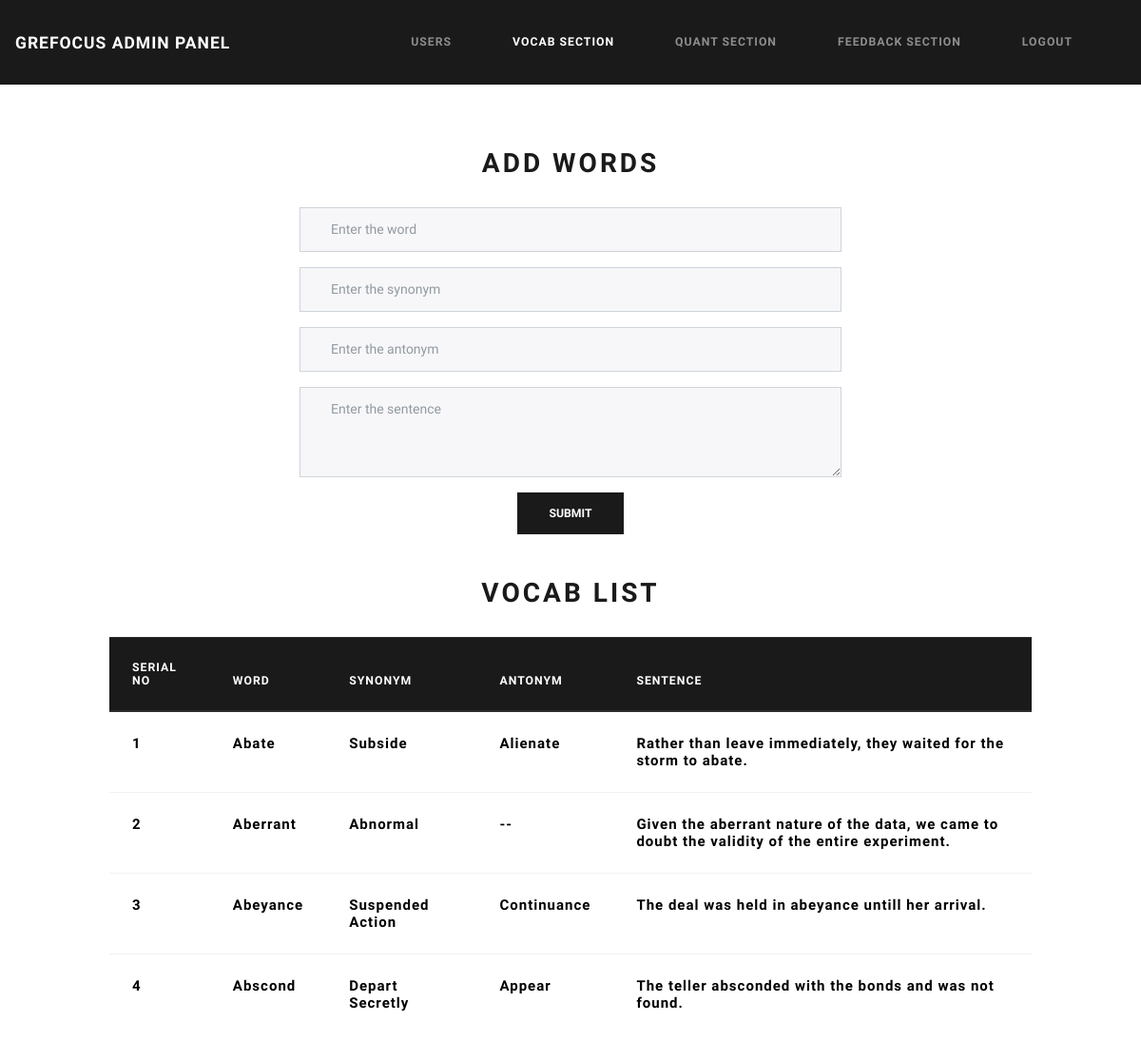
/php/admin_vocab.php, run on an earlier commit of the app's database.
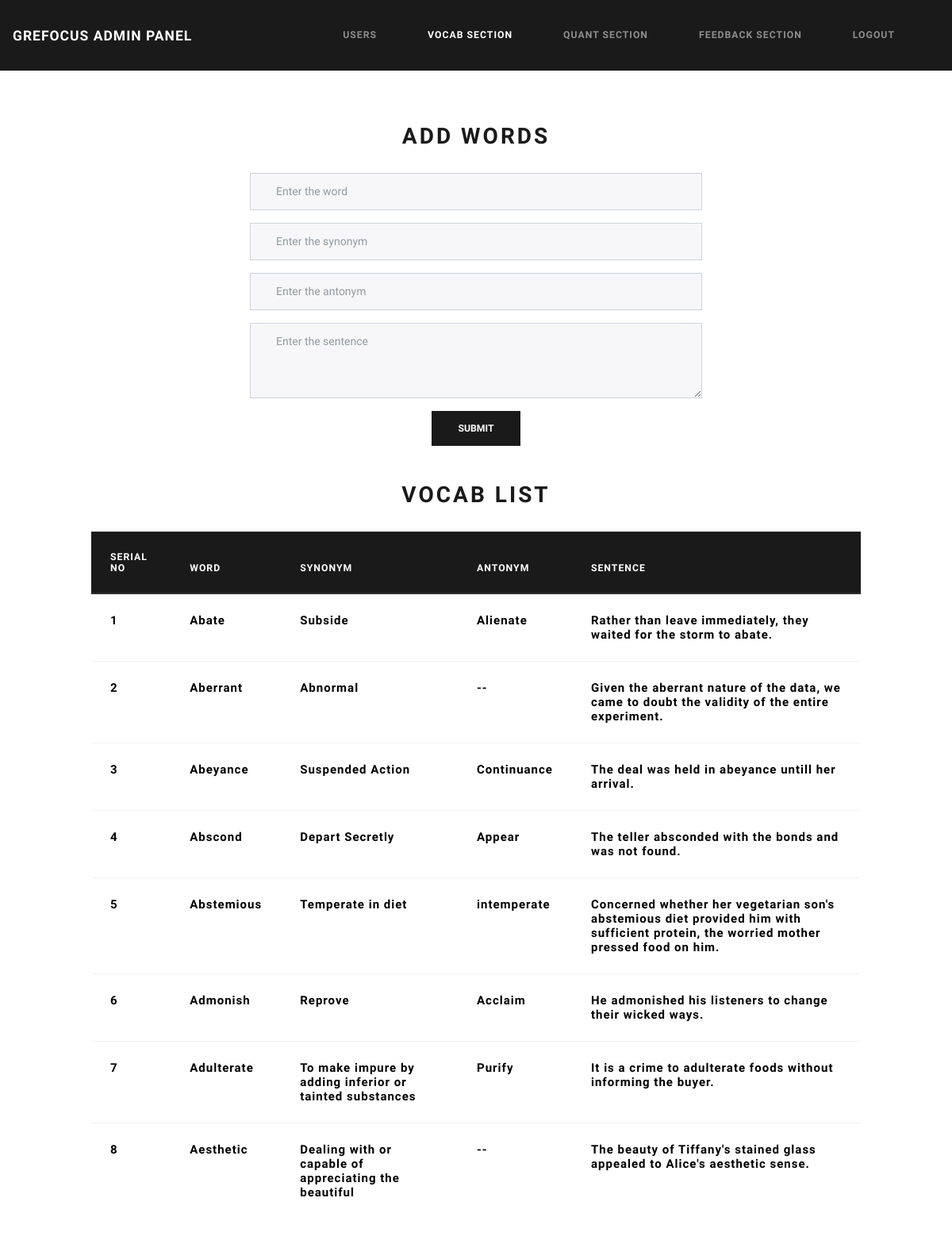
And on a later commit of the database.
### tables this page shows
CREATE TABLE `vocab` (
  `id` int(11) NOT NULL,
  `word` varchar(255) NOT NULL,
  `synonym` varchar(255) NOT NULL,
  `antonym` varchar(255) NOT NULL,
  `sentence` text NOT NULL
);

### php/admin_vocab.php (the view, shortened to what this page needs)
<?php
require('config.php');
?>
<html>
<head>
<link rel="stylesheet" href="../css/bootstrap.min.css">
</head>
<body>
<nav class="navbar navbar-expand-lg navbar-dark bg-primary">
    <a class="navbar-brand" href="index.php">GREFocus Admin Panel</a>
    <div class="collapse navbar-collapse justify-content-end" id="DefaultNavBar">
      <ul class="navbar-nav">
        <li class="nav-item">
          <a class="nav-link" href="adminop.php">Users</a>
        </li>
        <li class="nav-item">
          <a class="nav-link  active" href="admin_vocab.php">Vocab Section</a>
        </li>
        <li class="nav-item">
          <a class="nav-link" href="#">Quant Section</a>
        </li>
         <li class="nav-item">
           <a class="nav-link" href="admin_feedback.php">Feedback Section</a>
         </li>
         <li class="nav-item">
				 	<a class="nav-link" href="logout.php">Logout</a>
         </li>
      </ul>
    </div>
  </nav>
<br><br>
<div class="col-md-6 mx-auto m-4">
    <form action="admin_vocab_update.php" method="POST">
        <fieldset>
            <center><h2>Add Words</h2></center>
            <br>
            <div class="form-group">
                <input type="text" name="word" class="form-control" id="word" placeholder="Enter the word">
            </div>
            <div class="form-group">
                <input type="text" name="synonym" class="form-control" id="synonym" placeholder="Enter the synonym">
            </div>
            <div class="form-group">
                <input type="text" name="antonym" class="form-control" id="antonym" placeholder="Enter the antonym">
            </div>
            <div class="form-group">
                <textarea name="sentence" class="form-control" id="sentence" placeholder="Enter the sentence" rows="3" style="margin-top: 0px; margin-bottom: 0px; height: 95px;"></textarea>
            </div>
            <center>
            <button type="submit" name="submit" class="btn btn-primary">Submit</button>
    </center>
        </fieldset>
    </form>
</div>
</body>
<br>
<center><h2>Vocab List</h2></center>
<br>
</html>
<html>
</html>
<?php
$vocab= "SELECT * FROM vocab";
$resvocab=mysqli_query($con,$vocab);
if($resvocab)
{
	echo '<div class="table-responsive col-md-10 mx-auto">
				<table class="table borderless table-hover" id="table" style="color:black;font-weight:bold;font-size:15px">
				<thead class="thead-dark">
				<tr>
          <th scope="col">Serial No</th>
          <th scope="col">Word</th>
          <th scope="col">Synonym</th>
          <th scope="col">Antonym</th>
          <th scope="col">Sentence</th>
        </tr>';
    while($row=mysqli_fetch_array($resvocab))
    {
        echo "<tr>
        <td>".$row['id']."</td>
        <td>".$row['word']."</td>
        <td>".$row['synonym']."</td>
        <td>".$row['antonym']."</td>
        <td>".$row['sentence']."</td>
        </tr>";
    }
    echo"</table>" ;
}
?>
<html>
</html>

What changed in the data, as far as the page shows it:
added vocab: id "5", word "Abstemious", synonym "Temperate in diet", antonym "intemperate", sentence "Concerned whether her vegetarian son's abstemious diet provided him with sufficient protein, the worried mother pressed food on him."
added vocab: id "6", word "Admonish", synonym "Reprove", antonym "Acclaim", sentence "He admonished his listeners to change their wicked ways."
added vocab: id "7", word "Adulterate", synonym "To make impure by adding inferior or tainted substances", antonym "Purify", sentence "It is a crime to adulterate foods without informing the buyer."
added vocab: id "8", word "Aesthetic", synonym "Dealing with or capable of appreciating the beautiful", antonym "--", sentence "The beauty of Tiffany's stained glass appealed to Alice's aesthetic sense."
